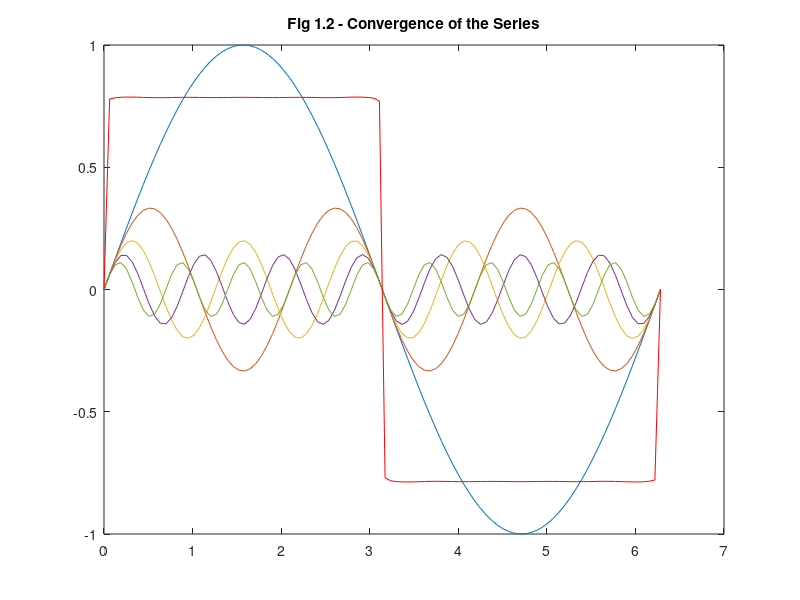

Here is the MATLAB script that generated this plot:
% 
% author: Ke-Wei Ma
% contact: keweima at gmail.com
% summary: replicate Fig 1.2
%

clear all;
%clf;

h = 1:2:1000;               % odd-harmonics.  1, 3, 5 ... 1,000
a = 1 ./ h;                 % amplitude.  1/1, 1/3, 1/5 ... 1,000

n = 100;
i = linspace(0, 2*pi, n);   % number of steps

j = h' * i;

y = sin(j) .* repmat(a',1,n); % repmat converts amplitude vector to mirrored columns in new matrix

% Plot the first 5 odd harmonics and then the sum of all 
% the harmonics 

figure
plot(i, y(1,:), ...
     i, y(2,:), ...
     i, y(3,:), ...
     i, y(4,:), ...
     i, y(5,:), ...
     i, sum(y), 'r')

title('Fig 1.2 - Convergence of the Series')

